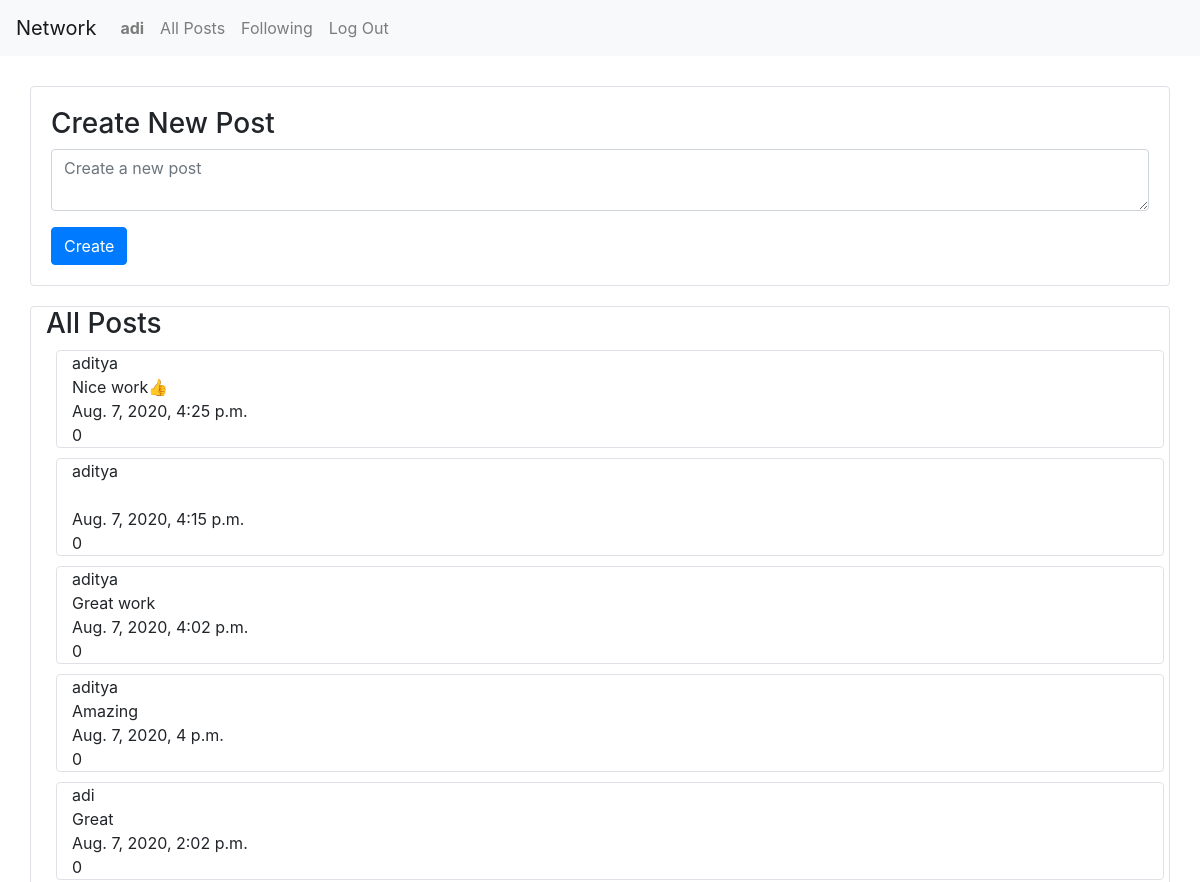
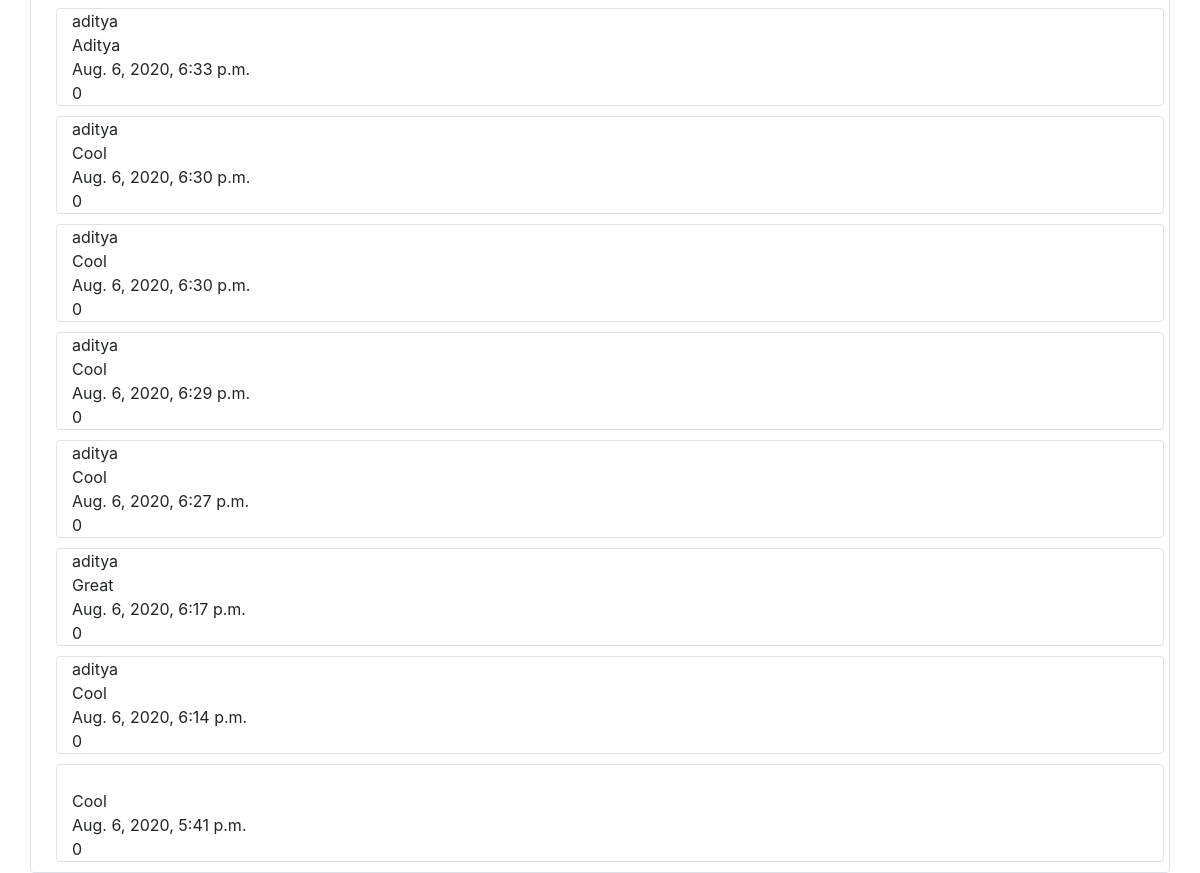
The app's page / (signed in) with its own data (2 pictures, top to bottom).
### network/models.py (models this page shows)
class User(AbstractUser):
    pass

class Post(models.Model):
    content = models.CharField(max_length=500)
    pub_time = models.DateTimeField(auto_now=True)
    likes = models.IntegerField(default=0)
    publisher = models.ForeignKey(User, on_delete=models.CASCADE, related_name="posts")
    def __str__(self):
        return self.content

### network/views.py (the view)
# urls.py: path("", views.index, name="index"),
def index(request):
    posts = Post.objects.all()
    posts = list(reversed(posts))
    print(posts)
    context = {"posts": posts}
    return render(request, "network/index.html", context=context)

### network/templates/network/index.html (shortened to what this page needs)
{% extends "network/layout.html" %} {% load static %} {% block import %}
<link href="{% static 'network/index.css' %}" rel="stylesheet"> {% endblock %} {% block body %}
{% if user.is_authenticated %}
<div class="container border rounded" id="create-post">
    <h3>Create New Post</h3>
    <form action="{% url 'create_post' %}" method="post">
        <div class="form-group">
            <textarea placeholder="Create a new post" name="content" class="form-control"></textarea>
        </div>
        <button type="submit" class="btn btn-primary">Create</button>
    </form>
</div>
{% endif %}
<div class="container border rounded">
    <h3>All Posts</h3>
    <div>
        {% for post in posts %}
        <div class="container border rounded" style="margin: 10px;">
            {{ post.publisher.username }}<br> {{ post.content }}<br> {{ post.pub_time }}<br> {{ post.likes }}
        </div>
        {% empty %}
        <p>No posts</p>
        {% endfor %}
    </div>
</div>
{% endblock %}

### network/templates/network/layout.html (shortened to what this page needs)
{% load static %}
<!DOCTYPE html>
<html lang="en">
<head>
    <link rel="stylesheet" href="https://stackpath.bootstrapcdn.com/bootstrap/4.4.1/css/bootstrap.min.css">
    <link href="{% static 'network/styles.css' %}" rel="stylesheet"> {% block import %}{% endblock %}
</head>
<body>
    <nav class="navbar navbar-expand-lg navbar-light bg-light">
        <a class="navbar-brand" href="{% url 'index' %}">Network</a>
        <div>
            <ul class="navbar-nav mr-auto">
                {% if user.is_authenticated %}
                <li class="nav-item">
                    <a class="nav-link" href="{% url 'profile' user.username %}"><strong>{{ user.username }}</strong></a>
                </li>
                <li class="nav-item">
                    <a class="nav-link" href="{% url 'index' %}">All Posts</a>
                </li>
                {% endif %} {% if user.is_authenticated %}
                <li class="nav-item">
                    <a class="nav-link" href="{% url 'following' %}">Following</a>
                </li>
                <li class="nav-item">
                    <a class="nav-link" href="{% url 'logout' %}">Log Out</a>
                </li>
                {% endif %}
            </ul>
        </div>
    </nav>
    <div class="body">
        {% block body %} {% endblock %}
    </div>
</body>
</html>

### network/static/network/index.css (style rules this page uses)
#create-post { padding: 20px; margin-top: 30px; margin-bottom: 20px; }

### records on screen
User: username "adi"
Post: publisher.username "aditya", content "Nice work👍", pub_time "Aug. 7, 2020, 4:25 p.m.", likes "0"
Post: publisher.username "aditya", pub_time "Aug. 7, 2020, 4:15 p.m.", likes "0"
Post: publisher.username "aditya", content "Great work", pub_time "Aug. 7, 2020, 4:02 p.m.", likes "0"
Post: publisher.username "aditya", content "Amazing", pub_time "Aug. 7, 2020, 4 p.m.", likes "0"
Post: publisher.username "adi", content "Great", pub_time "Aug. 7, 2020, 2:02 p.m.", likes "0"
Post: publisher.username "aditya", content "Aditya", pub_time "Aug. 6, 2020, 6:33 p.m.", likes "0"
Post: publisher.username "aditya", content "Cool", pub_time "Aug. 6, 2020, 6:30 p.m.", likes "0"
Post: publisher.username "aditya", content "Cool", pub_time "Aug. 6, 2020, 6:30 p.m.", likes "0"
Post: publisher.username "aditya", content "Cool", pub_time "Aug. 6, 2020, 6:29 p.m.", likes "0"
Post: publisher.username "aditya", content "Cool", pub_time "Aug. 6, 2020, 6:27 p.m.", likes "0"
Post: publisher.username "aditya", content "Great", pub_time "Aug. 6, 2020, 6:17 p.m.", likes "0"
Post: publisher.username "aditya", content "Cool", pub_time "Aug. 6, 2020, 6:14 p.m.", likes "0"
Post: content "Cool", pub_time "Aug. 6, 2020, 5:41 p.m.", likes "0"
